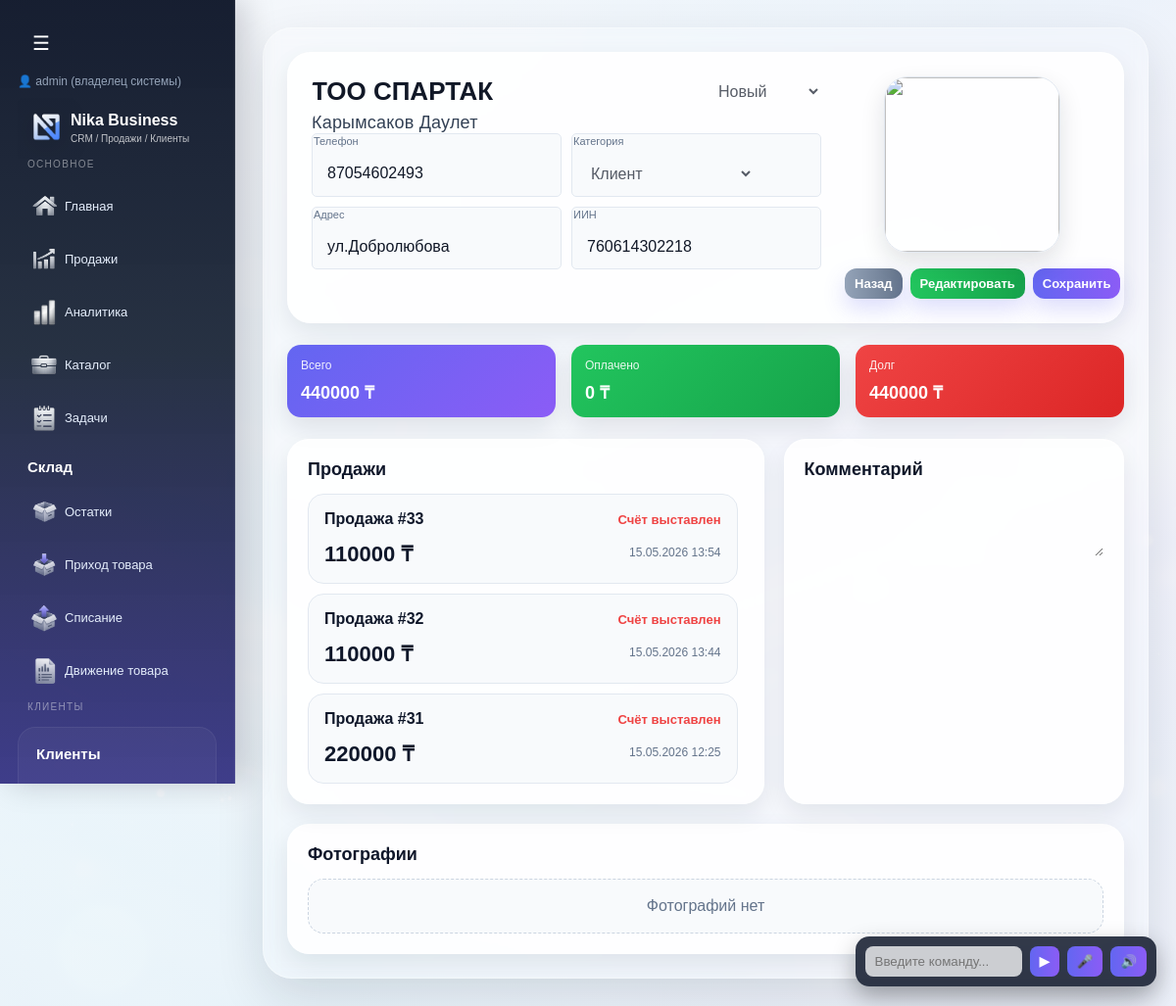
Before: /clients/6 (signed in) with the older database file.
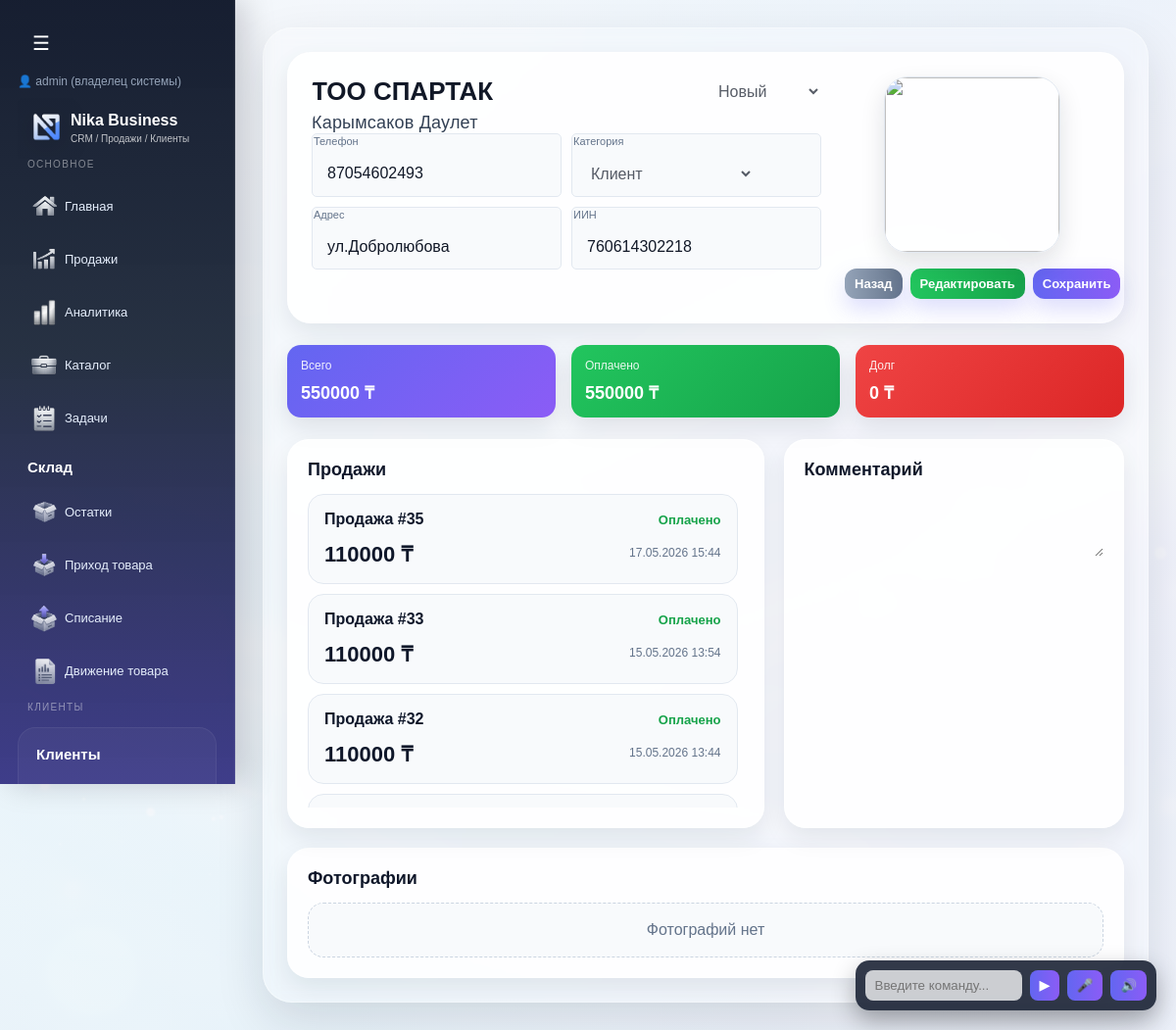
After: the same page with the newer database file.
### tables this page shows
CREATE TABLE sales (
        id INTEGER PRIMARY KEY AUTOINCREMENT,
        client_id INTEGER,
        total_amount INTEGER,
        paid_amount INTEGER,
        status TEXT,
        created_at TEXT
    , company_id INTEGER, paid_at TEXT, sale_type TEXT, cash_amount INTEGER DEFAULT 0, card_amount INTEGER DEFAULT 0, kaspi_amount INTEGER DEFAULT 0, is_processed INTEGER DEFAULT 0);

### routes/clients.py (the view)
@clients_bp.route("/clients/<int:client_id>")
def client_detail(client_id):
    conn = get_db()
    client = conn.execute(
        "SELECT * FROM clients WHERE id = ? AND company_id = ?",
        (client_id, session.get("company_id"))
    ).fetchone()
    sales = conn.execute("""
        SELECT * FROM sales
        WHERE client_id = ? AND company_id = ?
        ORDER BY id DESC
    """, (client_id, session.get("company_id"))).fetchall()
    conn.close()
    if not client:
        return "Клиент не найден", 404
    formatted_sales = []
    for s in sales:
        try:
            dt = datetime.fromisoformat(s["created_at"])
            date_str = dt.strftime("%d.%m.%Y %H:%M")
        except:
            date_str = s["created_at"]
        new_s = dict(s)
        new_s["date_str"] = date_str
        formatted_sales.append(new_s)
    return render_template(
        "client_detail.html",
        client=client,
        sales=formatted_sales
    )

### app.py (called while the page is built, shortened)
@app.before_request
def check_company_access():
    if session.get("is_super_admin") or session.get("is_creator"):
        return

### models.py (called while the page is built)
def get_db():
    conn = sqlite3.connect(DATABASE, timeout=5)
    conn.row_factory = sqlite3.Row
    return conn

### templates/client_detail.html (shortened to what the changed rows need)
{% extends "base.html" %}
{% block content %}
<div class="client-detail-page">
    {% set ns = namespace(total=0, paid=0) %}
    {% for s in sales %}
        {% set ns.total = ns.total + (s.total_amount or 0) %}
        {% set ns.paid = ns.paid + (s.paid_amount or 0) %}
    {% endfor %}
    <div class="finance-cards-row">
        <div class="finance-box total-box">
            <div class="finance-title">Всего</div>
            <div class="finance-value">{{ ns.total }} ₸</div>
        </div>
        <div class="finance-box paid-box">
            <div class="finance-title">Оплачено</div>
            <div class="finance-value">{{ ns.paid }} ₸</div>
        </div>
        <div class="finance-box debt-box">
            <div class="finance-title">Долг</div>
            <div class="finance-value">{{ ns.total - ns.paid }} ₸</div>
        </div>
    </div>
    <div class="client-sections-grid">
        <div class="section-card sales-section">
            {% if sales %}
                <div class="sales-list">
                    {% for s in sales %}
				<div class="sale-card"
					 onclick="openSaleModal({{ s.id }})"
					 style="cursor:pointer;">
					<div class="sale-top">
						<div class="sale-id">Продажа #{{ s.id }}</div>
						<div class="sale-status {{ 'ok' if s.status == 'Оплачено' else 'bad' }}">
							{{ s.status }}
						</div>
					</div>
					<div class="sale-bottom">
						<div class="sale-amount">{{ s.total_amount }} ₸</div>
						<div class="sale-date">{{ s.date_str }}</div>
					</div>
				</div>
                    {% endfor %}
                </div>
            {% else %}
                <div class="empty-box">Нет продаж</div>
            {% endif %}
        </div>
    </div>
</div>
{% endblock %}

Changed rows visible on the page:
no longer on this page (row edited): sales: id "31", status "Счёт выставлен", total_amount "220000", date_str "15.05.2026 12:25"
added sales: id "35", status "Оплачено", total_amount "110000", date_str "17.05.2026 15:44"
changed sales id 33: status "Счёт выставлен" → "Оплачено"
changed sales id 32: status "Счёт выставлен" → "Оплачено"
Other visible differences:
{{ ns.total }}: "440000" → "550000"
{{ ns.paid }}: "0" → "550000"
{{ ns.total - ns.paid }}: "440000" → "0"
